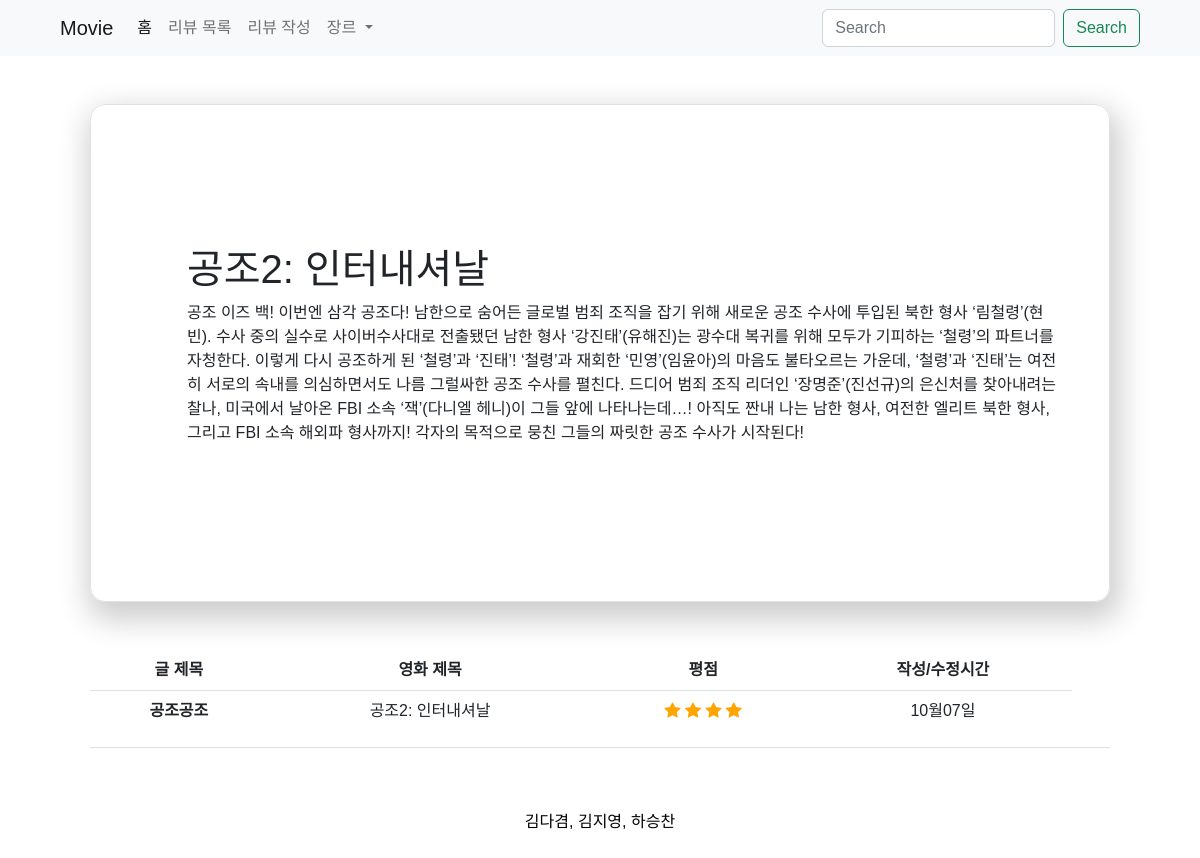
/movies/4/movie_detail, run on the app's committed database.
### movies/models.py (models this page shows)
class Movie(models.Model):
    movie_title = models.CharField(max_length=30)
    movie_conent = models.TextField()

class Review(models.Model):
    title = models.CharField(max_length=30)
    content = models.TextField()
    movie_name = models.CharField(max_length=30, choices=title_table)
    grade = models.IntegerField(choices=RATE_CHOICES)
    created_at = models.DateField(auto_now_add=True)
    updated_at = models.DateField(auto_now=True)
    genre = models.CharField(max_length=5, choices=genre_table)

### movies/views.py (the view)
# urls.py: path("<int:pk>/movie_detail", views.movie_detail, name="movie_detail"),
def movie_detail(request, pk):
    movie = Movie.objects.get(pk=pk)
    movie_get_title = movie.movie_title
    movie_filter = Review.objects.filter(movie_name=movie_get_title)
    dt_img_list = {
    2: 'https://an2-img.amz.wtchn.net/image/v2/chphdsVeY3rZbgV09N1kSw.jpg?jwt=ZXlKaGJHY2lPaUpJVXpJMU5pSjkuZXlKdmNIUnpJanBiSW1SZk5Ea3dlRGN3TUhFNE1DSmRMQ0p3SWpvaUwzWXlMM04wYjNKbEwybHRZV2RsTHpFMk5qSTFNekUyT0RBM016azRPVE00TlRRaWZRLjE0aGxoN2lkS3dZX1ZqVWd2MHlJeEpULXV3WlZRcjU1dllMNnVVaEVCc0U',
    3: 'https://an2-img.amz.wtchn.net/image/v2/8_d-c7PXw6gZ4kbRV0z4EA.jpg?jwt=ZXlKaGJHY2lPaUpJVXpJMU5pSjkuZXlKdmNIUnpJanBiSW1SZk5Ea3dlRGN3TUhFNE1DSmRMQ0p3SWpvaUwzWXlMM04wYjNKbEwybHRZV2RsTHpFMk5qSTFNekU1TVRJeE1EWXlNRGN4T0RraWZRLnNLb1ZqWTIxcnZscXZnR2xVOVNRTnJQcEpoUHl6bTRLaG1YUTl5SFNwMnM',
    4: 'https://an2-img.amz.wtchn.net/image/v2/A3w93ZJKG1mmpfhnT4fviA.jpg?jwt=ZXlKaGJHY2lPaUpJVXpJMU5pSjkuZXlKdmNIUnpJanBiSW1SZk5Ea3dlRGN3TUhFNE1DSmRMQ0p3SWpvaUwzWXlMM04wYjNKbEwybHRZV2RsTHpFMk5qRTJPVFF4TWprMU1EVTROakkwTVRjaWZRLjhlVmVkcUhkQzVSa1E3R1VCc1lKSG92aW9KdlZRSDljTk00UmVyYk1ibnM',
    5: 'https://an2-img.amz.wtchn.net/image/v2/LORpaHa1ccOKSEB_1aS6SA.jpg?jwt=ZXlKaGJHY2lPaUpJVXpJMU5pSjkuZXlKdmNIUnpJanBiSW1SZk5Ea3dlRGN3TUhFNE1DSmRMQ0p3SWpvaUwzWXlMM04wYjNKbEwybHRZV2RsTHpFMk16STNPVEU0TWprek1ERXpOVGd5TkRraWZRLkcxY2d5eFQzY193WmhINm5wUkdZTFFKRmJDbHVoai1sME9wUDNMMFV0aUE',
    6: 'https://an2-img.amz.wtchn.net/image/v2/b-HjLSBuEhkWB1VylnIeyA.jpg?jwt=ZXlKaGJHY2lPaUpJVXpJMU5pSjkuZXlKdmNIUnpJanBiSW1SZk5Ea3dlRGN3TUhFNE1DSmRMQ0p3SWpvaUwzWXlMM04wYjNKbEwybHRZV2RsTHpFMk5qTXpNVE15TkRnME5UWTRNakEwT0RJaWZRLmp4Qk9lS3MtdnVrU093V1k0NFpfVjBoWUlUUE9WT3JiOFhKclM0UTJuVWc',
    7: 'https://an2-img.amz.wtchn.net/image/v2/Oa-1ShMGkP6KeN0oMtbysQ.jpg?jwt=ZXlKaGJHY2lPaUpJVXpJMU5pSjkuZXlKdmNIUnpJanBiSW1SZk5Ea3dlRGN3TUhFNE1DSmRMQ0p3SWpvaUwzWXlMM04wYjNKbEwybHRZV2RsTHpFMk5qTTRNVE0zTURZME9EVXhNamN4TXpBaWZRLkk4dF80SkZLQkQ3Tld1c3JQMXR3Y1R1UkRPUW5CNVliemNzM0NlamdEWjQ',
    8: 'https://an2-img.amz.wtchn.net/image/v2/bw4jfVYFEl8JQKAtu6btTA.jpg?jwt=ZXlKaGJHY2lPaUpJVXpJMU5pSjkuZXlKdmNIUnpJanBiSW1SZk5Ea3dlRGN3TUhFNE1DSmRMQ0p3SWpvaUwzWXhMM2x5WVRKM1pqRmtOSFJoYkc5NU5YRXpPWFYzSW4wLmF5Wk5HNmhtejZsVF9UVU83ZXpYV015ak95UDZVdkR5ZlRNTzJKX2NVUG8',
    9: 'https://an2-img.amz.wtchn.net/image/v2/jSs8bTuAHmCKAs7W_B730A.jpg?jwt=ZXlKaGJHY2lPaUpJVXpJMU5pSjkuZXlKdmNIUnpJanBiSW1SZk5Ea3dlRGN3TUhFNE1DSmRMQ0p3SWpvaUwzWXlMM04wYjNKbEwybHRZV2RsTHpFMk5qTTRNVFF4TXpnMk1EY3pNVGt5T1RnaWZRLnNmOTMtay1qbG0zN1F6a0taSkg3RWdWUjc3SlNaSktHcE5sMEZSNlJxOTA',}
    poster_img= dt_img_list.get(pk)
    context = {
        'movie': movie,
        'movie_filter': movie_filter,
        'poster_img':poster_img
    }
    return render(request, 'movies/movie_detail.html', context)

### movies/templates/movies/movie_detail.html (shortened to what this page needs)
{% extends 'base.html' %}
{% block content %}
  <div class="container p-5">
    <div class="d-flex border p-5" style="height: 100%; box-shadow: 4px 12px 30px 6px rgb(0 0 0 / 20%); border-radius: 15px;">
      <div class="my-auto ms-5">
        <h1>{{ movie.movie_title }}</h1>
        <p>{{ movie.movie_conent }}</p>
      </div>
    </div>
    <table class="table text-center mt-5">
      <thead>
        <tr>
          <th scope="col">글 제목</th>
          <th scope="col">영화 제목</th>
          <th scope="col">평점</th>
          <th scope="col">작성/수정시간</th>
        </tr>
      </thead>
      <tbody class="mb-0">
        {% for review in movie_filter %}
          <tr>
            <th scope="row">
              <a href="{% url 'movies:detail' review.pk %}" class="text-decoration-none text-dark">{{ review.title }}</a>
            </th>
            <td>{{ review.movie_name }}</td>
            <td>
              {% if review.grade == 4 %}
                <p>
                  <i class="bi bi-star-fill" style="color:orange;"></i>
                  <i class="bi bi-star-fill" style="color:orange;"></i>
                  <i class="bi bi-star-fill" style="color:orange;"></i>
                  <i class="bi bi-star-fill" style="color:orange;"></i>
                </p>
              {% endif %}
            </td>
            <td>
              {% if review.created_at == review.updated_at %}
                {{ review.created_at|date:'m월d일' }}
              {% endif %}
            </td>
            <td>
            </td>
          </tr>
        {% endfor %}
      </tbody>
    </table>
  </div>
{% endblock %}

### templates/base.html (style rules this page uses)
* { font-family: "Noto Sans KR", sans-serif; }

### data on the page
Movie: movie_title "공조2: 인터내셔날", movie_conent "공조 이즈 백! 이번엔 삼각 공조다! 남한으로 숨어든 글로벌 범죄 조직을 잡기 위해 새로운 공조 수사에 투입된 북한 형사 ‘림철령’(현빈). 수사 중의 실수로 사이버수사대로 전출됐던 남한 형사 ‘강진태’(유해진)는 광수대 복귀를 위해 모두가 기피하는 ‘철령’의 파트너를 자청한다. 이렇게 다시 공조하게 된 ‘철령’과 ‘진태’! ‘철령’과 재회한 ‘민영’(임윤아)의 마음도 불타오르는 가운데, ‘철령’과 ‘진태’는 여전히 서로의 속내를 의심하면서도 나름 그럴싸한 공조 수사를 펼친다. 드디어 범죄 조직 리더인 ‘장명준’(진선규)의 은신처를 찾아내려는 찰나, 미국에서 날아온 FBI 소속 ‘잭’(다니엘 헤니)이 그들 앞에 나타나는데…! 아직도 짠내 나는 남한 형사, 여전한 엘리트 북한 형사, 그리고 FBI 소속 해외파 형사까지! 각자의 목적으로 뭉친 그들의 짜릿한 공조 수사가 시작된다!"
Review: title "공조공조", movie_name "공조2: 인터내셔날", grade 4 (drawn), created_at "10월07일"
